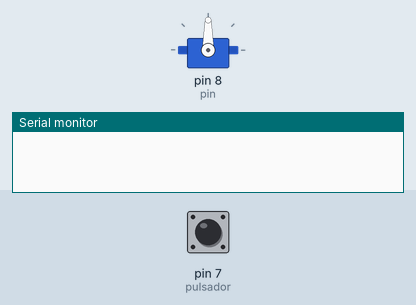
Recording of a sketch running on a simulated Arduino Uno, built with avr-gcc and run on an emulated ATmega328P. On the bench: servo, the last lines printed to the serial monitor. The test bench sets the inputs (shaded band); at power-on: pin 7 (pulsador) LOW. Random numbers use the default seed unless the sketch sets one.

Above: at 1.4 s.
1.5 s: pin 7 (pulsador) pulled HIGH for 1 s
At 3.8 s:
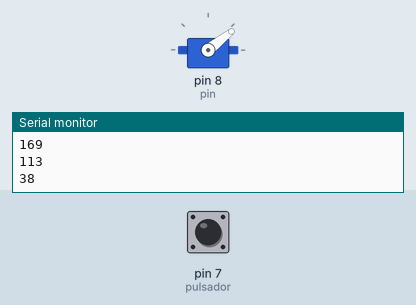
4.2 s: pin 7 (pulsador) pulled HIGH for 0.35 s
At 5.4 s:
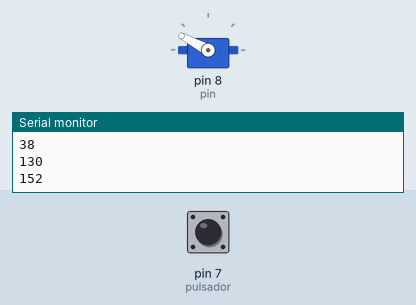
6.3 s: pin 7 (pulsador) pulled HIGH for 3.2 s
At 10.4 s:
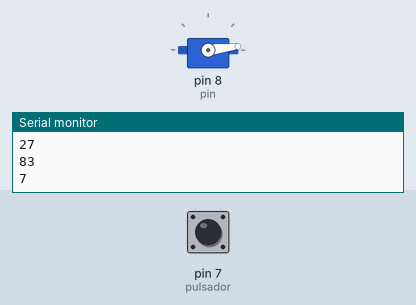
11.1 s: pin 7 (pulsador) pulled HIGH for 3.2 s
At 11.55 s:
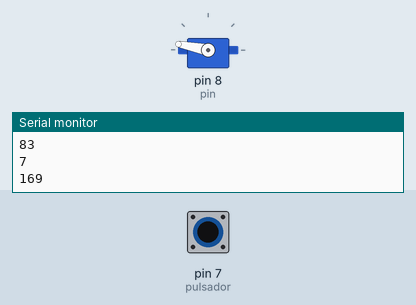
Timing chart, 0 to 15.9 s (numbered marks = the images above; inputs shaded):
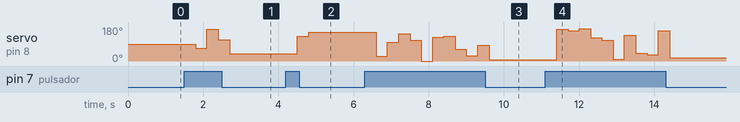

The sketch:

Servo03_pulsador.ino
```cpp
#include <Servo.h>

#define pin 8
#define pote A0
#define pulsador 7
Servo servo;

void setup() {


  // put your setup code here, to run once:

  Serial.begin(9600);
  pinMode(pulsador, INPUT);

  //le dice a que pin esta conectado
  servo.attach(pin);
  // lo desconecta del pin
  //servo.detach(pin);
}

void loop() {
  int valor = digitalRead(pulsador);
   delay (300);
   //Serial.println (valor);
  if (valor==HIGH){
  //genera numero al azar
  int grado =random (0,180);
  servo.write(grado); //0-180
  Serial.println (grado);
}
}
```

Measured:
- after the input at 1.5 s, servo on pin 8 (pin): 90° → 67° after 0.30 s, → 169° 0.30 s later, → 113° 0.30 s later, → 38° 0.30 s later
- after the input at 4.2 s, servo on pin 8 (pin): 38° → 130° after 0.30 s, → 152° 0.30 s later
